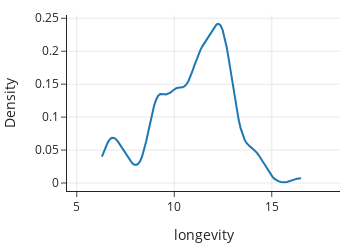

The code cell stored with this chart in its notebook:
### Markdown cell above
Although we can see an unusually large value that's greater than 16, it's hard
to compare the density of yarns in different regions. Instead, the histogram gives 
a much better sense of the density of observations for various longevity values. 
Similarly, the *density curve* shown in
{numref}`Figure %s <longevity-hist-vs-kde-plot>`
gives a picture of the regions of high and low density.

### Code cell
from scipy.stats import gaussian_kde

new_x = dogs['longevity'].dropna()
bandwidth = 0.2
xs = np.linspace(min(new_x), max(new_x), 100)
ys = gaussian_kde(new_x, bandwidth)(xs)

f2 = go.Figure(go.Scatter(x=xs, y=ys))

f2.update_xaxes(range=[4.5, 18.5], title="longevity")
f2.update_yaxes(title="Density")
f2.update_layout(showlegend=False,width=350, height=250)
f2.show()
